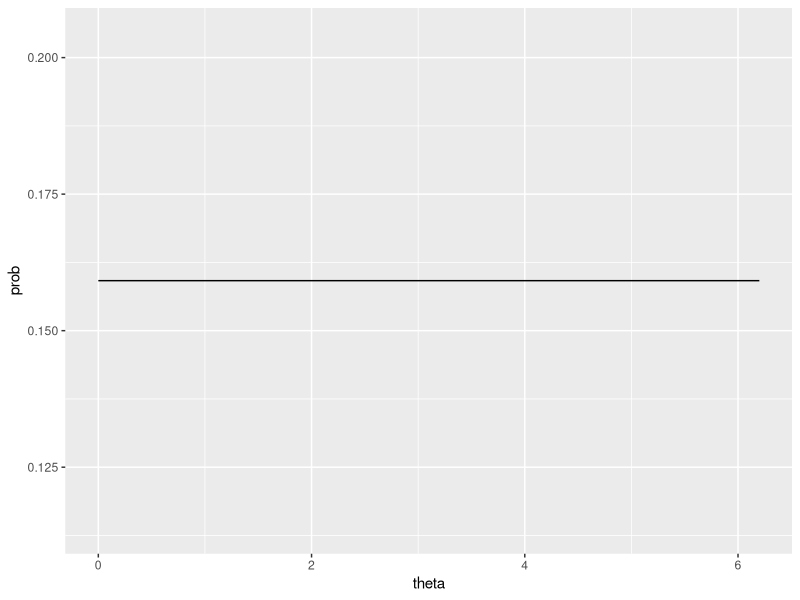

Write the R code that produced this figure. (Note: this script raises an error after producing the figure.)
library(dplyr)
library(tidyverse)
library(foreach)
library(ggthemes)
library(circular)

# project normal func
ff <- function(theta,mu,Sigma){
  u = matrix(c(cos(theta),sin(theta)),ncol=1)
  A = t(u) %*% solve(Sigma) %*% u
  B = t(u) %*% solve(Sigma) %*% mu
  C = (-1/2) * (t(mu) %*% solve(Sigma) %*% mu)
  tmp = B/sqrt(A)
  p = (1/(2*pi*A*sqrt(det(Sigma)))) * exp(C) * 
    (1 + tmp*pnorm(tmp,0,1)/dnorm(tmp,0,1))
  return(p)
}

# 平均 0  
mu = matrix(c(0,0),ncol=1); 
sigma1 = 1; sigma2 = 1; rho = 0
Sigma = matrix(c(sigma1^2,rho*sigma1*sigma2,
                 rho*sigma1*sigma2,sigma2^2),ncol=2)

# 予測値をプロット
theta <- seq(0, 2 * pi ,0.1)
x <- foreach(i=theta, .combine = c) %do% ff(i,mu,Sigma) 

data.frame(theta = theta,prob = x) %>% 
  ggplot(aes(x = theta, y = prob)) + 
  geom_line() 

# 非対称分布 
mu = matrix(c(-0.19,2.09),ncol=1); 
sigma1 = 1.58; sigma2 = 1.4; rho = -0.84
Sigma = matrix(c(sigma1^2,rho*sigma1*sigma2,
                 rho*sigma1*sigma2,sigma2^2),ncol=2)

# 予測値をプロット
theta <- seq(0, 2 * pi ,0.1)
x <- foreach(i=circular(theta), .combine = c) %do% projected_normal_circular(i,mu,Sigma) 
data.frame(theta = theta,prob = x) %>% 
  ggplot(aes(x = theta, y = prob)) + 
  geom_line() 

ff <- function(x) dpnorm(x, mu=mu, sigma=Sigma)
par(mar = c(0,0,0,0))
curve.circular(ff, shrink=1.6,n=1000,cex=1.4,lwd=2)

# project normal 2峰性
mu = matrix(c(-0.24,0.15),ncol=1); 
sigma1 = 0.458; sigma2 = 1.5; rho = 0.15
Sigma = matrix(c(sigma1^2,rho*sigma1*sigma2,
                 rho*sigma1*sigma2,sigma2^2),ncol=2)
# 予測値をプロット
theta <- seq(0, 2 * pi ,0.1)
x <- foreach(i=theta, .combine = c) %do% projected_normal_circular(i,mu,Sigma) 

data.frame(theta = theta,prob = x) %>% 
  ggplot(aes(x = theta, y = prob)) + 
  geom_line() 

ff <- function(x) dpnorm(x, mu=mu, sigma=Sigma)
par(mar = c(0,0,0,0))
curve.circular(ff, shrink=1.6,n=1000,cex=1.4,lwd=2)

# project normal 共分散行列 = I
mu = matrix(c(-1.2,-0.95),ncol=1)
Sigma = matrix(c(1,0,0,1),ncol=2)

# 予測値をプロット
theta <- seq(0, 2 * pi ,0.1)
x <- foreach(i=theta, .combine = c) %do% projected_normal_circular(i,mu,Sigma) 

data.frame(theta = theta,prob = x) %>% 
  ggplot(aes(x = theta, y = prob)) + 
  geom_line() 

ff <- function(x) dpnorm(x, mu=mu, sigma=Sigma)
par(mar = c(0,0,0,0))
curve.circular(ff, shrink=1.6,n=1000,cex=1.4,lwd=2)
# von Mises sample

x <- foreach(i=theta, .combine = c) %do% dvonmises(i, mu=circular(3/4), kappa=5)
data.frame(theta = theta,prob = x) %>% 
  ggplot(aes(x = theta, y = prob)) + 
  geom_line() 

## 平均方向の説明
plot(c(circular(pi/3),circular(5*pi/3)),shrink = 1)
arrows.circular(c(circular(pi/3),circular(5*pi/3)))
arrows.circular(circular(0),col=4,cex=50,lty=5)
arrows.circular(circular(pi),col=4,cex=50,lty=5)


################   使用データのヒストグラム #######################
library(circular)
library(tidyverse)
data(wind) 
wind_data <- wind %>%  
  data.frame(t = seq(1,310,1), tmp=.) %>% # put label
  mutate(theta_real = dplyr::if_else(tmp>pi,tmp - 2*pi, tmp)) %>% 
  dplyr::select(-tmp) %>% 
  mutate(cos_real = cos(theta_real), sin_real=sin(theta_real))

wind_data %>% 
  ggplot(aes(theta_real)) +
  geom_histogram(binwidth = 0.2, colour = "black", fill = "grey") + 
  labs(x="Wind directions in dadians") +
  theme_bw()
